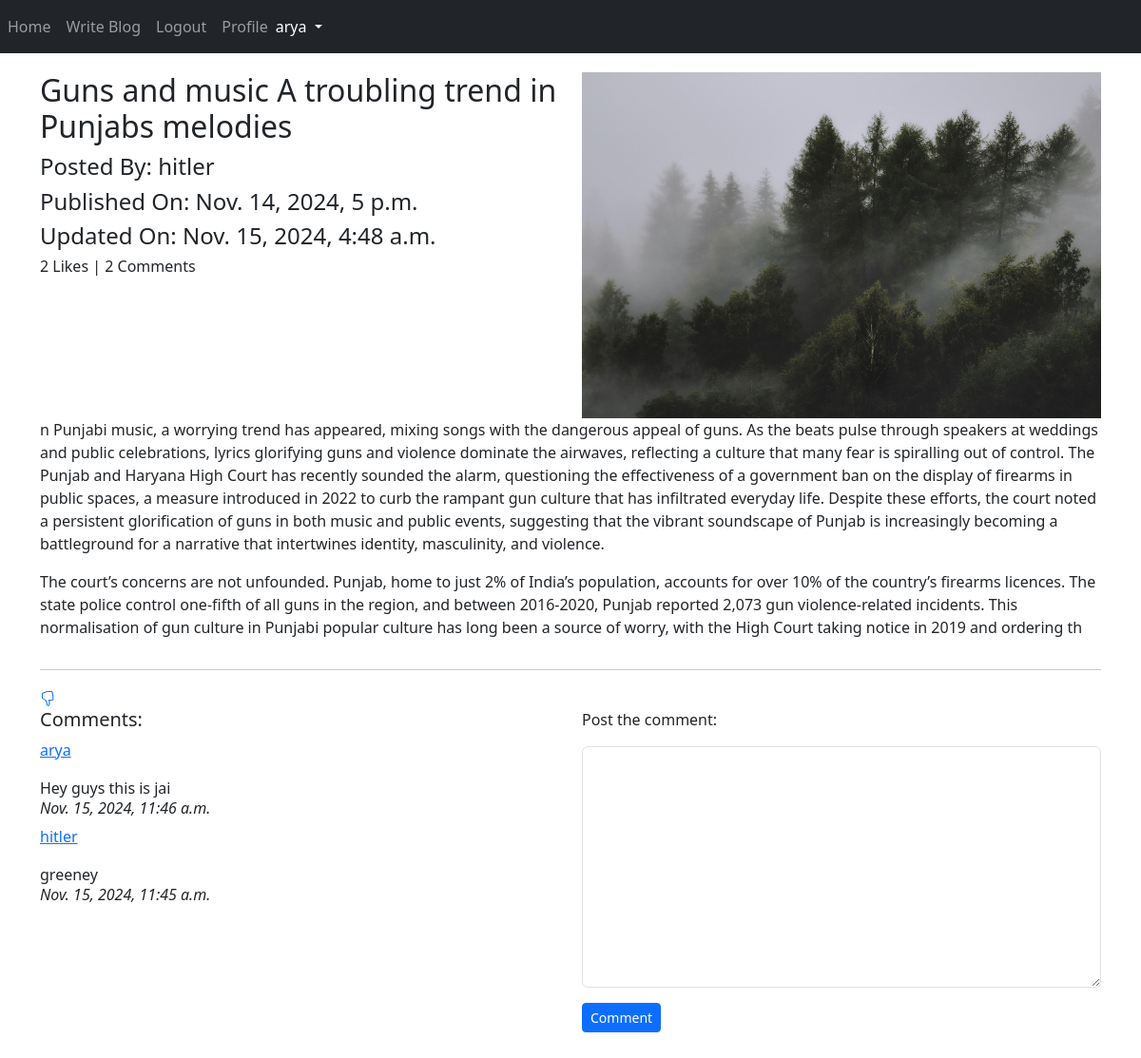
/blog/details/Guns-and-music-A-troubling-trend-in-Punjabs-melodies-a01bbc14-77e4-4583-a87f-a3f1136dcc0a/ (signed in), run on the app's committed database.
### App_Blog/models.py (models this page shows, shortened)
class Blog(models.Model):
    author = models.ForeignKey(User, on_delete=models.CASCADE, related_name="post_author")
    blog_title = models.CharField(max_length=264, verbose_name="Put a Title")
    slug = models.SlugField(max_length=264, unique=True)
    blog_content = models.TextField(verbose_name="What's on your mind?")
    blog_image = models.ImageField(upload_to="blog_images", verbose_name="Blog Image")
    publish_date = models.DateTimeField(auto_now_add=True)
    update_date = models.DateTimeField(auto_now=True)
    class Meta:
        ordering = ['-publish_date']

class Comment(models.Model):
    blog = models.ForeignKey(Blog, on_delete=models.CASCADE, related_name="blog_comment")
    user = models.ForeignKey(User, on_delete=models.CASCADE, related_name="user_comment")
    comment = models.TextField(verbose_name="")
    comment_date = models.DateTimeField(auto_now_add=True)
    class Meta:
        ordering = ['-comment_date']

### App_Blog/views.py (the view, shortened to what this page needs)
# urls.py: path("details/<slug:slug>/", views.blog_details, name="blog_details"),
def blog_details(request, slug):
    blog = Blog.objects.get(slug=slug)
    comment_form = CommentForm()
    already_liked = Likes.objects.filter(blog=blog, user=request.user)
    if already_liked:
        liked = True
    else:
        liked = False
    diction = {"blog":blog, "comment_form": comment_form, "liked":liked}
    return render(request, "App_Blog/blog_details.html", context=diction)

### App_Blog/forms.py
class CommentForm(forms.ModelForm):
    class Meta:
        model = Comment
        fields = ('comment',)

### templates/App_Blog/blog_details.html (shortened to what this page needs)
{% extends 'base.html' %}
{% load crispy_forms_tags %}
{% block body_block %}
<div class="row">
    <div class="col-sm-6">
        <h2> {{blog.blog_title}} </h2>
        <h4>Posted By: {{blog.author}}</h4>
        <h4>Published On: {{blog.publish_date}}</h4>
        <h4>Updated On: {{blog.update_date}}</h4>
        <h6>{{ blog.liked_blog.count }} Likes | {{ blog.blog_comment.count }} Comments</h6>
    </div>
    <div class="col-sm-6">
        <img src="/media/{{blog.blog_image}}" width="100%">
    </div>
    {{blog.blog_content|linebreaks}}
</div>
<hr>
{% if not liked %}
<a href="{% url 'App_Blog:liked_post' pk=blog.pk %}">
    <svg xmlns="http://www.w3.org/2000/svg" width="16" height="16" fill="currentColor" class="bi bi-hand-thumbs-up" viewBox="0 0 16 16">
        <path d="M8.864.046C7.908-.193 7.02.53 6.956 1.466c-.072 1.051-.23 2.016-.428 2.59-.125.36-.479 1.013-1.04 1.639-.557.623-1.282 1.178-2.131 1.41C2.685 7.288 2 7.87 2 8.72v4.001c0 .845.682 1.464 1.448 1.545 1.07.114 1.564.415 2.068.723l.048.03c.272.165.578.348.97.484.397.136.861.217 1.466.217h3.5c.937 0 1.599-.477 1.934-1.064a1.86 1.86 0 0 0 .254-.912c0-.152-.023-.312-.077-.464.201-.263.38-.578.488-.901.11-.33.172-.762.004-1.149.069-.13.12-.269.159-.403.077-.27.113-.568.113-.857 0-.288-.036-.585-.113-.856a2 2 0 0 0-.138-.362 1.9 1.9 0 0 0 .234-1.734c-.206-.592-.682-1.1-1.2-1.272-.847-.282-1.803-.276-2.516-.211a10 10 0 0 0-.443.05 9.4 9.4 0 0 0-.062-4.509A1.38 1.38 0 0 0 9.125.111zM11.5 14.721H8c-.51 0-.863-.069-1.14-.164-.281-.097-.506-.228-.776-.393l-.04-.024c-.555-.339-1.198-.731-2.49-.868-.333-.036-.554-.29-.554-.55V8.72c0-.254.226-.543.62-.65 1.095-.3 1.977-.996 2.614-1.708.635-.71 1.064-1.475 1.238-1.978.243-.7.407-1.768.482-2.85.025-.362.36-.594.667-.518l.262.066c.16.04.258.143.288.255a8.34 8.34 0 0 1-.145 4.725.5.5 0 0 0 .595.644l.003-.001.014-.003.058-.014a9 9 0 0 1 1.036-.157c.663-.06 1.457-.054 2.11.164.175.058.45.3.57.65.107.308.087.67-.266 1.022l-.353.353.353.354c.043.043.105.141.154.315.048.167.075.37.075.581 0 .212-.027.414-.075.582-.05.174-.111.272-.154.315l-.353.353.353.354c.047.047.109.177.005.488a2.2 2.2 0 0 1-.505.805l-.353.353.353.354c.006.005.041.05.041.17a.9.9 0 0 1-.121.416c-.165.288-.503.56-1.066.56z"/>
    </svg>
</a>
{% else %}
<a href="{% url 'App_Blog:unliked_post' pk=blog.id %}">
</a>
{% endif %}
<div class="row">
    <div class="col-sm-6">
        <h5>Comments: </h5>
        {% for comment in blog.blog_comment.all %}
          <p><a href="#">{{ comment.user }}</a></p>
          {{ comment.comment }}<br>
          <h6><i>{{comment.comment_date}}</i></h6>
        {% endfor %}
    </div>
    <div class="col-sm-6">
        <p>Post the comment: </p>
        <form method="POST">
            {{ comment_form|crispy }}
            <button type='submit' class="btn btn-primary btn-sm">Comment</button>
        </form>
    </div>
</div>
<br><br>
{% endblock %}

### templates/base.html (shortened to what this page needs)
<!doctype html>
<html lang="en">
  <head>
    <link href="https://cdn.jsdelivr.net/npm/bootstrap@5.3.3/dist/css/bootstrap.min.css" rel="stylesheet">
    <link rel="stylesheet" href="https://cdn.jsdelivr.net/npm/@fortawesome/fontawesome-free@6.6.0/css/fontawesome.min.css">
  </head>
  <body>
    <nav class="navbar navbar-expand-sm bg-dark navbar-dark">
        <ul class="navbar-nav">
          <li class="nav-item-active">
            <a class="nav-link" href="{% url 'index' %}">Home</a>
          </li>
          {% if user.is_authenticated %}
            <li class="nav-item-active">
              <a class="nav-link" href="{% url 'App_Blog:create_blog' %}">Write Blog</a>
            </li>
            <li class="nav-item-active">
              <a class="nav-link" href="{% url 'App_Login:logout' %}">Logout</a>
            </li>
            <li class="nav-item-active">
              <a class="nav-link" href="{% url 'App_Login:profile' %}">Profile</a>
            </li>
          {% endif %}
        </ul>
        {% if user.is_authenticated %}
        <div class="nav-item dropdown">
          <button type="button" class="nav-link dropdown-toggle text-white" href="#" data-bs-toggle="dropdown">
            {{ user.username }}
          </button>
        </div>
        {% endif %}
    </nav>
    <div class="container" style="padding-top:20px">
    {% block body_block %}
    {% endblock %}
    </div>
  </body>
</html>

### data on the page
Blog: blog_title "Guns and music A troubling trend in Punjabs melodies", author "hitler", publish_date "Nov. 14, 2024, 5 p.m.", update_date "Nov. 15, 2024, 4:48 a.m.", liked_blog.count "2", blog_comment.count "2", blog_image (picture), blog_content "n Punjabi music, a worrying trend has appeared, mixing songs with the dangerous appeal of guns. As the beats pulse through speakers at weddings and public celebrations, lyrics glorifying guns and violence dominate the airwaves, reflecting a culture that many fear is spiralling out of control. The Punjab and Haryana High Court has recently sounded the alarm, questioning the effectiveness of a government ban on the display of firearms in public spaces, a measure introduced in 2022 to curb the rampant gun culture that has infiltrated everyday life. Despite these efforts, the court noted a persistent glorification of guns in both music and public events, suggesting that the vibrant soundscape…"
Comment: user "arya", comment "Hey guys this is jai", comment_date "Nov. 15, 2024, 11:46 a.m."
Comment: user "hitler", comment "greeney", comment_date "Nov. 15, 2024, 11:45 a.m."

### other printed values
{{ user.username }} "arya"
